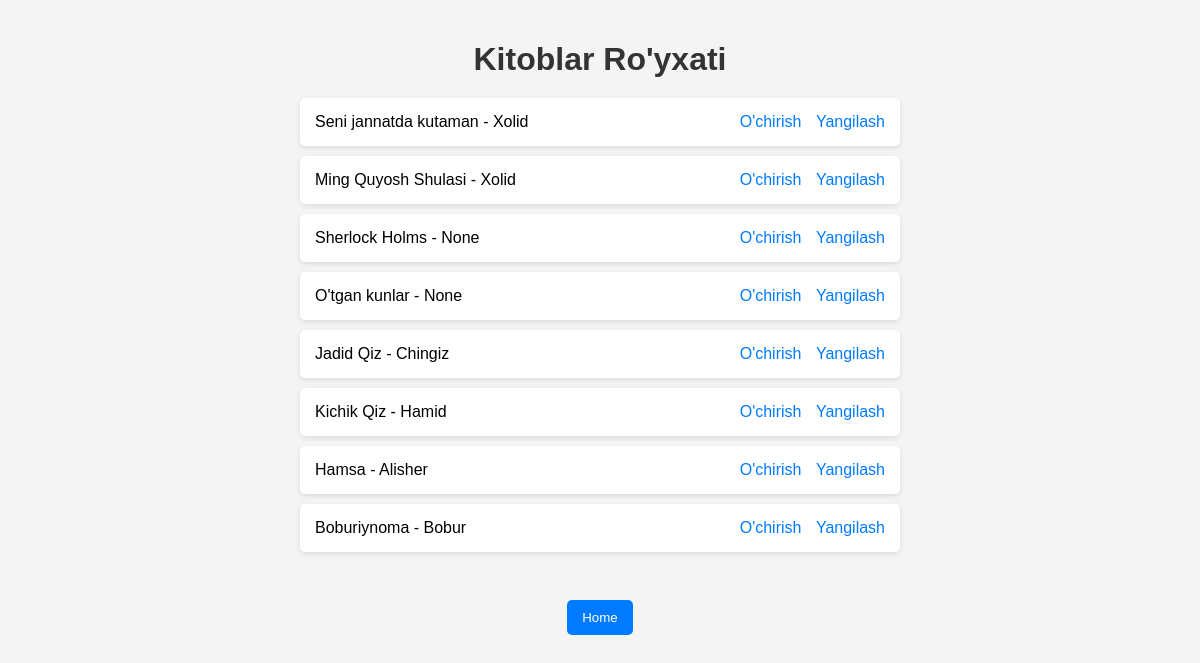
The page /book-list/ on the database its author committed.
### main/models.py (models this page shows, shortened)
class Book(models.Model):
    name = models.CharField(max_length=100)
    description = models.TextField()
    author_first_name = models.CharField(max_length=100)
    author_last_name = models.CharField(max_length=100)
    price = models.DecimalField(decimal_places=2, max_digits=8)
    year = models.IntegerField()
    genre = models.CharField(max_length=50)
    created = models.DateTimeField(auto_now_add=True)
    is_active = models.BooleanField(default=False)
    is_banner = models.BooleanField(default=False)
    tag = models.ManyToManyField(Tag)
    category = models.ForeignKey(Category, null=True, blank=True, on_delete=models.CASCADE)
    image = models.ImageField(upload_to = 'photos/', blank=True, null=True )
    author = models.ForeignKey(Author, null=True, blank=True, on_delete=models.CASCADE)

class Author(models.Model):
    first_name = models.CharField(max_length=100)
    last_name = models.CharField(max_length=100)
    birth_date = models.DateField()
    death_date = models.DateField(null=True, blank=True)
    biography = models.TextField()
    created = models.DateTimeField(auto_now_add=True)
    image = models.ImageField(upload_to = 'photos/', blank=True, null=True)
    def __str__(self):
        return self.first_name

### main/views.py (the view)
# urls.py: path('book-list/', book_list_view, name='book_list'),
def book_list_view(request):
    books = Book.objects.all()
    return render(request, 'book_list.html', {'books': books})

### templates/book_list.html (shortened to what this page needs)
<!DOCTYPE html>
<html lang="uz">
<head>
</head>
<body>
    <h1>Kitoblar Ro'yxati</h1>
    <ul>
        {% for book in books %}
            <li>
                {{ book.name }} - {{ book.author }}
                <div>
                    <a href="{% url 'delete_book' book.pk %}">O'chirish</a>
                    <a href="{% url 'update_book' book.pk %}">Yangilash</a>
                </div>
            </li>
        {% endfor %}
    </ul>
    <a href="{% url 'home' %}"><button>Home</button></a>
</body>
</html>

### templates/book_list.html (style rules this page uses)
body { font-family: Arial, sans-serif; background-color: #f4f4f4; margin: 0; padding: 20px; }
h1 { color: #333; text-align: center; margin-bottom: 20px; }
ul { list-style: none; padding: 0; max-width: 600px; margin: 0 auto; }
li { background: #fff; margin: 10px 0; padding: 15px; border-radius: 5px; box-shadow: 0 2px 5px rgba(0, 0, 0, 0.1); display: flex; justify-content: space-between; align-items: center; }
a { text-decoration: none; color: #007BFF; margin-left: 10px; transition: color 0.3s; }
button { display: block; margin: 20px auto; padding: 10px 15px; background-color: #007BFF; color: white; border: none; border-radius: 5px; cursor: pointer; transition: background-color 0.3s; }

### rows shown on the page
Book: name "Seni jannatda kutaman", author "Xolid"
Book: name "Ming Quyosh Shulasi", author "Xolid"
Book: name "Sherlock Holms", author "None"
Book: name "O'tgan kunlar", author "None"
Book: name "Jadid Qiz", author "Chingiz"
Book: name "Kichik Qiz", author "Hamid"
Book: name "Hamsa", author "Alisher"
Book: name "Boburiynoma", author "Bobur"
